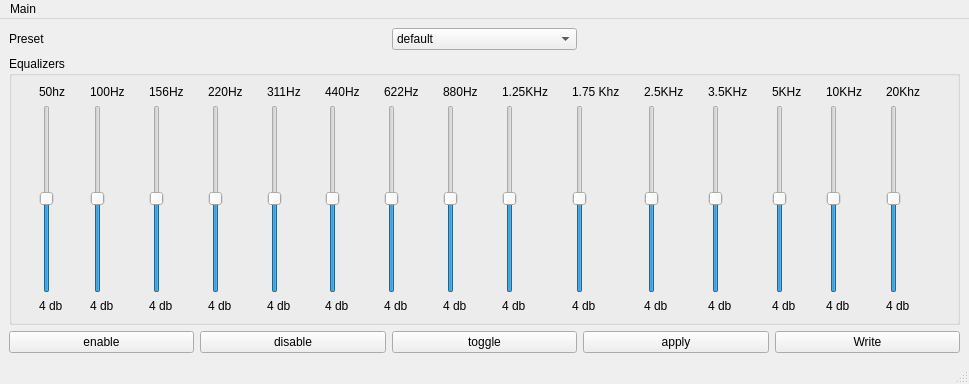
<?xml version="1.0" encoding="UTF-8"?>
<ui version="4.0">
 <class>MainWindow</class>
 <widget class="QMainWindow" name="MainWindow">
  <property name="geometry">
   <rect>
    <x>0</x>
    <y>0</y>
    <width>969</width>
    <height>384</height>
   </rect>
  </property>
  <property name="windowTitle">
   <string>MainWindow</string>
  </property>
  <widget class="QWidget" name="centralwidget">
   <layout class="QGridLayout" name="gridLayout">
    <item row="0" column="4">
     <widget class="QComboBox" name="preset">
      <item>
       <property name="text">
        <string>default</string>
       </property>
      </item>
     </widget>
    </item>
    <item row="0" column="2">
     <widget class="QLabel" name="label_31">
      <property name="text">
       <string>Preset</string>
      </property>
     </widget>
    </item>
    <item row="2" column="2">
     <widget class="QPushButton" name="enableBTN">
      <property name="text">
       <string>enable</string>
      </property>
     </widget>
    </item>
    <item row="2" column="6">
     <widget class="QPushButton" name="pushButton">
      <property name="text">
       <string>Write</string>
      </property>
     </widget>
    </item>
    <item row="2" column="3">
     <widget class="QPushButton" name="disableBTN">
      <property name="text">
       <string>disable</string>
      </property>
     </widget>
    </item>
    <item row="2" column="4">
     <widget class="QPushButton" name="toggleBTN">
      <property name="text">
       <string>toggle</string>
      </property>
     </widget>
    </item>
    <item row="1" column="2" colspan="5">
     <widget class="QGroupBox" name="groupBox">
      <property name="title">
       <string>Equalizers</string>
      </property>
      <layout class="QGridLayout" name="gridLayout_2">
       <item row="1" column="2">
        <widget class="QSlider" name="s156hz">
         <property name="sliderPosition">
          <number>50</number>
         </property>
         <property name="orientation">
          <enum>Qt::Vertical</enum>
         </property>
        </widget>
       </item>
       <item row="0" column="3">
        <widget class="QLabel" name="label_4">
         <property name="text">
          <string>220Hz</string>
         </property>
        </widget>
       </item>
       <item row="1" column="8">
        <widget class="QSlider" name="s125khz">
         <property name="sliderPosition">
          <number>50</number>
         </property>
         <property name="orientation">
          <enum>Qt::Vertical</enum>
         </property>
        </widget>
       </item>
       <item row="2" column="12">
        <widget class="QLabel" name="l5khz">
         <property name="text">
          <string>4 db</string>
         </property>
        </widget>
       </item>
       <item row="1" column="6">
        <widget class="QSlider" name="s622hz">
         <property name="sliderPosition">
          <number>50</number>
         </property>
         <property name="orientation">
          <enum>Qt::Vertical</enum>
         </property>
        </widget>
       </item>
       <item row="0" column="0">
        <widget class="QLabel" name="label">
         <property name="text">
          <string>50hz</string>
         </property>
        </widget>
       </item>
       <item row="1" column="4">
        <widget class="QSlider" name="s311hz">
         <property name="sliderPosition">
          <number>50</number>
         </property>
         <property name="orientation">
          <enum>Qt::Vertical</enum>
         </property>
        </widget>
       </item>
       <item row="2" column="2">
        <widget class="QLabel" name="l156hz">
         <property name="text">
          <string>4 db</string>
         </property>
        </widget>
       </item>
       <item row="2" column="7">
        <widget class="QLabel" name="l880hz">
         <property name="text">
          <string>4 db</string>
         </property>
        </widget>
       </item>
       <item row="1" column="10">
        <widget class="QSlider" name="s25khz">
         <property name="sliderPosition">
          <number>50</number>
         </property>
         <property name="orientation">
          <enum>Qt::Vertical</enum>
         </property>
        </widget>
       </item>
       <item row="1" column="14">
        <widget class="QSlider" name="s20khz">
         <property name="sliderPosition">
          <number>50</number>
         </property>
         <property name="orientation">
          <enum>Qt::Vertical</enum>
         </property>
        </widget>
       </item>
       <item row="0" column="1">
        <widget class="QLabel" name="label_2">
         <property name="text">
          <string>100Hz</string>
         </property>
        </widget>
       </item>
       <item row="2" column="13">
        <widget class="QLabel" name="l10khz">
         <property name="text">
          <string>4 db</string>
         </property>
        </widget>
       </item>
       <item row="2" column="14">
        <widget class="QLabel" name="l20khz">
         <property name="text">
          <string>4 db</string>
         </property>
        </widget>
       </item>
       <item row="0" column="12">
        <widget class="QLabel" name="label_23">
         <property name="text">
          <string>5KHz</string>
         </property>
        </widget>
       </item>
       <item row="2" column="5">
        <widget class="QLabel" name="l440hz">
         <property name="text">
          <string>4 db</string>
         </property>
        </widget>
       </item>
       <item row="1" column="13">
        <widget class="QSlider" name="s10khz">
         <property name="sliderPosition">
          <number>50</number>
         </property>
         <property name="orientation">
          <enum>Qt::Vertical</enum>
         </property>
        </widget>
       </item>
       <item row="0" column="9">
        <widget class="QLabel" name="label_18">
         <property name="text">
          <string>1.75 Khz</string>
         </property>
        </widget>
       </item>
       <item row="0" column="6">
        <widget class="QLabel" name="label_30">
         <property name="text">
          <string>622Hz</string>
         </property>
        </widget>
       </item>
       <item row="1" column="5">
        <widget class="QSlider" name="s440hz">
         <property name="sliderPosition">
          <number>50</number>
         </property>
         <property name="orientation">
          <enum>Qt::Vertical</enum>
         </property>
        </widget>
       </item>
       <item row="0" column="4">
        <widget class="QLabel" name="label_5">
         <property name="text">
          <string>311Hz</string>
         </property>
        </widget>
       </item>
       <item row="1" column="12">
        <widget class="QSlider" name="s5khz">
         <property name="sliderPosition">
          <number>50</number>
         </property>
         <property name="orientation">
          <enum>Qt::Vertical</enum>
         </property>
        </widget>
       </item>
       <item row="1" column="3">
        <widget class="QSlider" name="s220hz">
         <property name="sliderPosition">
          <number>50</number>
         </property>
         <property name="orientation">
          <enum>Qt::Vertical</enum>
         </property>
        </widget>
       </item>
       <item row="2" column="10">
        <widget class="QLabel" name="l25khz">
         <property name="text">
          <string>4 db</string>
         </property>
        </widget>
       </item>
       <item row="1" column="11">
        <widget class="QSlider" name="s35khz">
         <property name="sliderPosition">
          <number>50</number>
         </property>
         <property name="orientation">
          <enum>Qt::Vertical</enum>
         </property>
        </widget>
       </item>
       <item row="1" column="9">
        <widget class="QSlider" name="s175khz">
         <property name="sliderPosition">
          <number>50</number>
         </property>
         <property name="orientation">
          <enum>Qt::Vertical</enum>
         </property>
        </widget>
       </item>
       <item row="0" column="8">
        <widget class="QLabel" name="label_8">
         <property name="text">
          <string>1.25KHz</string>
         </property>
        </widget>
       </item>
       <item row="2" column="3">
        <widget class="QLabel" name="l220hz">
         <property name="text">
          <string>4 db</string>
         </property>
        </widget>
       </item>
       <item row="0" column="5">
        <widget class="QLabel" name="label_6">
         <property name="text">
          <string>440Hz</string>
         </property>
        </widget>
       </item>
       <item row="1" column="1">
        <widget class="QSlider" name="s100hz">
         <property name="sliderPosition">
          <number>50</number>
         </property>
         <property name="orientation">
          <enum>Qt::Vertical</enum>
         </property>
        </widget>
       </item>
       <item row="0" column="13">
        <widget class="QLabel" name="label_28">
         <property name="text">
          <string>10KHz</string>
         </property>
        </widget>
       </item>
       <item row="2" column="0">
        <widget class="QLabel" name="l50hz">
         <property name="text">
          <string>4 db</string>
         </property>
        </widget>
       </item>
       <item row="0" column="2">
        <widget class="QLabel" name="label_3">
         <property name="text">
          <string>156Hz</string>
         </property>
        </widget>
       </item>
       <item row="2" column="4">
        <widget class="QLabel" name="l311hz">
         <property name="text">
          <string>4 db</string>
         </property>
        </widget>
       </item>
       <item row="1" column="0">
        <widget class="QSlider" name="s50hz">
         <property name="value">
          <number>50</number>
         </property>
         <property name="orientation">
          <enum>Qt::Vertical</enum>
         </property>
        </widget>
       </item>
       <item row="2" column="8">
        <widget class="QLabel" name="l125khz">
         <property name="text">
          <string>4 db</string>
         </property>
        </widget>
       </item>
       <item row="2" column="6">
        <widget class="QLabel" name="l622hz">
         <property name="text">
          <string>4 db</string>
         </property>
        </widget>
       </item>
       <item row="0" column="14">
        <widget class="QLabel" name="label_21">
         <property name="text">
          <string>20Khz</string>
         </property>
        </widget>
       </item>
       <item row="0" column="11">
        <widget class="QLabel" name="label_25">
         <property name="text">
          <string>3.5KHz</string>
         </property>
        </widget>
       </item>
       <item row="0" column="7">
        <widget class="QLabel" name="label_7">
         <property name="text">
          <string>880Hz</string>
         </property>
        </widget>
       </item>
       <item row="2" column="11">
        <widget class="QLabel" name="l25khz_2">
         <property name="text">
          <string>4 db</string>
         </property>
        </widget>
       </item>
       <item row="2" column="9">
        <widget class="QLabel" name="l175khz">
         <property name="text">
          <string>4 db</string>
         </property>
        </widget>
       </item>
       <item row="2" column="1">
        <widget class="QLabel" name="l100hz">
         <property name="text">
          <string>4 db</string>
         </property>
        </widget>
       </item>
       <item row="0" column="10">
        <widget class="QLabel" name="label_20">
         <property name="text">
          <string>2.5KHz</string>
         </property>
        </widget>
       </item>
       <item row="1" column="7">
        <widget class="QSlider" name="s880hz">
         <property name="sliderPosition">
          <number>50</number>
         </property>
         <property name="orientation">
          <enum>Qt::Vertical</enum>
         </property>
        </widget>
       </item>
      </layout>
     </widget>
    </item>
    <item row="2" column="5">
     <widget class="QPushButton" name="applybtn">
      <property name="text">
       <string>apply</string>
      </property>
     </widget>
    </item>
   </layout>
  </widget>
  <widget class="QMenuBar" name="menubar">
   <property name="geometry">
    <rect>
     <x>0</x>
     <y>0</y>
     <width>969</width>
     <height>24</height>
    </rect>
   </property>
   <widget class="QMenu" name="menuMain">
    <property name="title">
     <string>Main</string>
    </property>
    <addaction name="actionExit"/>
   </widget>
   <addaction name="menuMain"/>
  </widget>
  <widget class="QStatusBar" name="statusbar"/>
  <action name="actionExit">
   <property name="text">
    <string>Exit</string>
   </property>
  </action>
 </widget>
 <resources/>
 <connections/>
</ui>
